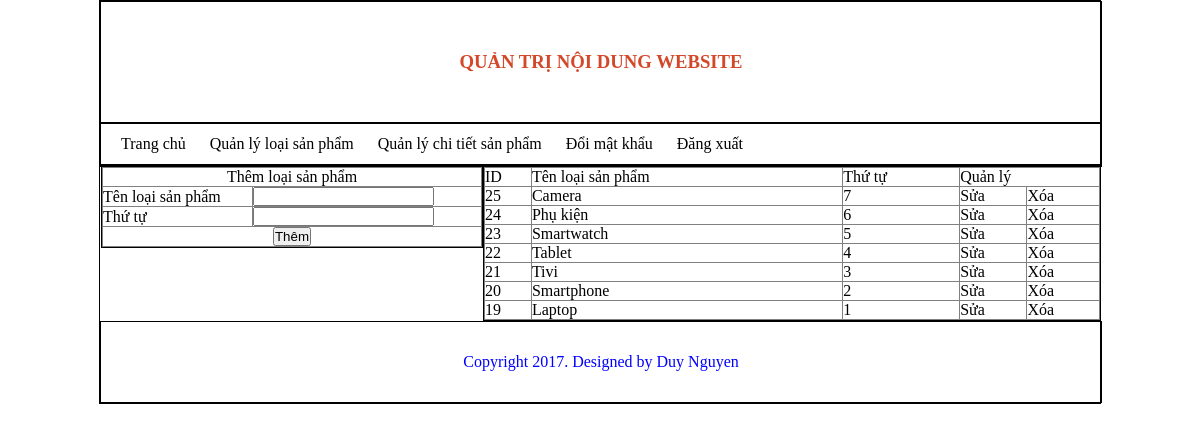
The app's page /admincp/index.php?quanly=quanlyloaisp&ac=them (signed in) with its own data.
### tables this page shows
CREATE TABLE `loaisp` (
  `id_loaisp` int(11) NOT NULL,
  `tenloaisp` varchar(255) NOT NULL,
  `thutu` int(100) NOT NULL
);

### admincp/modules/quanlyloaisp/lietke.php (the view)
<?php
	$sql = "SELECT * FROM loaisp ORDER BY id_loaisp DESC";
	$result = mysqli_query($conn, $sql);
?>
<table width="100%" border="1px">
	<tr>
		<td>ID</td>
		<td>Tên loại sản phẩm</td>
		<td>Thứ tự</td>
		<td colspan="2">Quản lý</td>
	</tr>
	<?php
		while($row = mysqli_fetch_array($result)){
	?>
	<tr>
		<td><?php echo $row['id_loaisp']; ?></td>
		<td><?php echo $row['tenloaisp']; ?></td>
		<td><?php echo $row['thutu']; ?></td>
		<td><a href="index.php?quanly=quanlyloaisp&ac=sua&id=<?php echo $row['id_loaisp']; ?>">Sửa</a></td>
		<td><a href="modules/quanlyloaisp/xuly.php?id=<?php echo $row['id_loaisp']; ?>">Xóa</a></td>
	</tr>
	<?php
		}
	?>
</table>

### admincp/style/css.css (style rules this page uses)
* { padding: 0; margin: 0; }
a { text-decoration: none; color: #000; }
table { border-collapse: collapse; }

### records on screen
loaisp: id_loaisp "25", tenloaisp "Camera", thutu "7"
loaisp: id_loaisp "24", tenloaisp "Phụ kiện", thutu "6"
loaisp: id_loaisp "23", tenloaisp "Smartwatch", thutu "5"
loaisp: id_loaisp "22", tenloaisp "Tablet", thutu "4"
loaisp: id_loaisp "21", tenloaisp "Tivi", thutu "3"
loaisp: id_loaisp "20", tenloaisp "Smartphone", thutu "2"
loaisp: id_loaisp "19", tenloaisp "Laptop", thutu "1"
